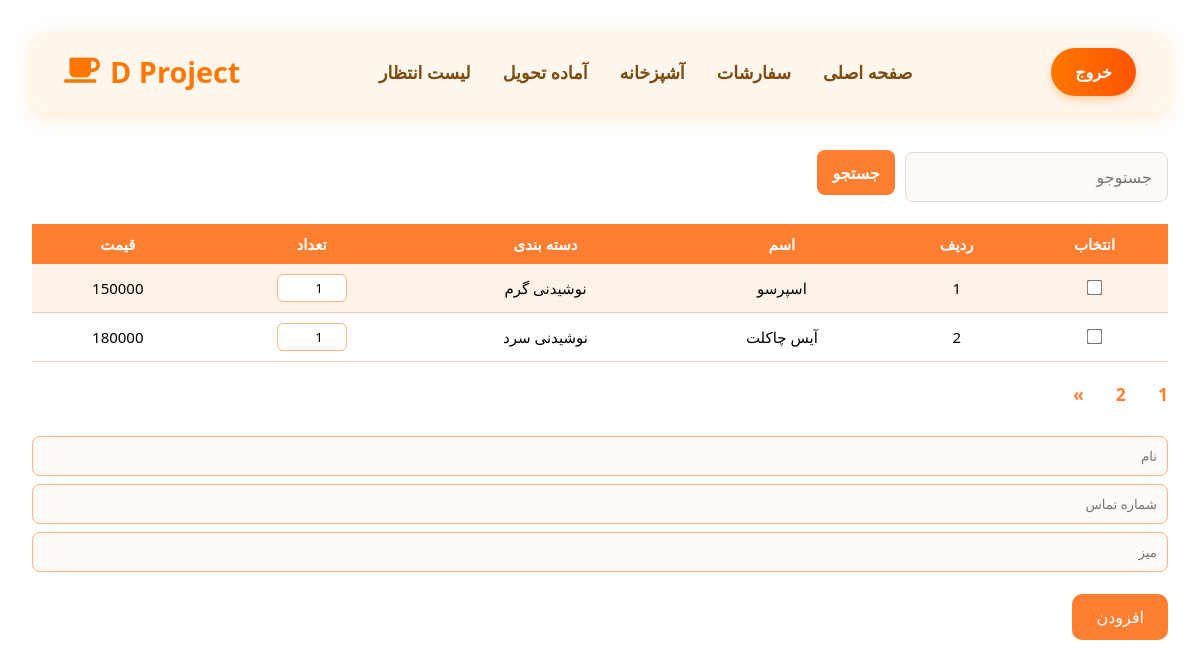
The page /orders/add/ (signed in) on the database its author committed.
### main/models.py (models this page shows, shortened)
class Menu(models.Model):
    name = models.CharField(max_length=100)
    category = models.ForeignKey('Category', on_delete=models.CASCADE)
    price = models.PositiveIntegerField()
    image = models.ImageField(upload_to='menu/images/')

class Category(models.Model):
    name = models.CharField(max_length=100)
    def __str__(self):
        return self.name

### orders/views.py (the view)
# urls.py: path('add/' , views.add_order , name='add_order'),
@login_required(login_url='accounts:login')
def add_order(request):
    menu_order = Menu.objects.all()
    search_form = SearchForm()
    search = request.GET.get('search')
    if search:
        menu_order = menu_order.filter(name__icontains=search)
    paginator = Paginator(menu_order, 2)
    page_num = request.GET.get('page')
    page_obj = paginator.get_page(page_num)
    if request.method == 'POST':
        add_order_form = AddOrderForm(request.POST)
        if add_order_form.is_valid():
            data_order = add_order_form.cleaned_data
            order = Order.objects.create(
                user_id=request.user.id,
                name=data_order['name'],
                phone_number=data_order['phone_number'],
                table=data_order['table'],
                status=Order.ORDER_STATUS[1][0]
            )
            selected_items = request.POST.getlist('selected_items')
            for menu_id in selected_items:
                count_str = request.POST.get(f'count_{menu_id}', '1')
                try:
                    count = int(count_str)
                except ValueError:
                    count = 1
                OrderItem.objects.create(
                    order=order,
                    menu_id=menu_id,  # use menu_id here
                    count=count
                )
            messages.success(request, 'سفارش با موفقیت ثبت شد', 'success')
            return redirect('orders:list_orders')
    else:
        add_order_form = AddOrderForm()
    return render(request, 'orders/add.html', {
        'add_order_form': add_order_form,
        'menu_order': menu_order,
        'search_form': search_form,
        'page_num': page_num,
        'page_obj': page_obj,
    })

### orders/forms.py
class AddOrderForm(BaseModelForm):
    class Meta:
        model = Order
        fields = ['name', 'phone_number', 'table']
        widgets = {
            'name': forms.TextInput(attrs={'class': 'form-control', 'placeholder': 'نام'}),
            'phone_number': forms.TextInput(attrs={'class': 'form-control', 'placeholder': 'شماره تماس'}),
            'table': forms.TextInput(attrs={'class': 'form-control', 'placeholder': 'میز'})
        }

class SearchForm(forms.Form):
    search = forms.CharField(required=False  ,widget=forms.TextInput(attrs={'class': 'form-control', 'placeholder': 'جستوجو'}))

### orders/templates/orders/add.html (shortened to what this page needs)
{% extends 'base.html' %}
{% load static %}
{% block css %}
    <link rel="stylesheet" href="{% static 'orders/add.css' %}">
{% endblock %}
{% block body %}
    <div class="container" dir="rtl">
        <form class="search_form">
            {{ search_form }}
            <button type="submit">جستجو</button>
        </form>
        <br>
        <form method="POST" action="{% url 'orders:add_order' %}" novalidate>
            <table class="table" dir="rtl">
                <tr>
                    <th>انتخاب</th>
                    <th>ردیف</th>
                    <th>اسم</th>
                    <th>دسته بندی</th>
                    <th>تعداد</th>
                    <th>قیمت</th>
                </tr>
                {% for menu in page_obj %}
                    <tr>
                        <td><input type="checkbox" name="selected_items" value="{{ menu.id }}"></td>
                        <td>{{ forloop.counter }}</td>
                        <td>{{ menu.name }}</td>
                        <td>{{ menu.category }}</td>
                        <td><input type="number" name="count_{{ menu.id }}" min="1" value="1"></td>
                        <td>{{ menu.price }}</td>
                    </tr>
                {% endfor %}
            </table>
            <nav aria-label="Page navigation example">
                <ul class="pagination">
                    {% for num in page_obj.paginator.page_range %}
                        <li class="page-item {% if page_obj.number == num %}active{% endif %}">
                            <a class="page-link"
                               href="?page={{ num }}&search={{ request.GET.search }}"
                               style="color: #ff7f32; border-color: #ff7f32;
                                       {% if page_obj.number == num %}; border-color: #ff7f32;{% endif %}">
                                {{ num }}
                            </a>
                        </li>
                    {% endfor %}
                    {% if page_obj.has_next %}
                        <li class="page-item">
                            <a class="page-link"
                               href="?page={{ page_obj.next_page_number }}&search={{ request.GET.search }}"
                               aria-label="Next"
                               style="color: #ff7f32; border-color: #ff7f32;">
                                <span aria-hidden="true">&raquo;</span>
                            </a>
                        </li>
                    {% endif %}
                </ul>
            </nav>
            <br>
            <div class="form-group">
                {{ add_order_form.name }}
            </div>
            <div class="form-group">
                {{ add_order_form.phone_number }}
            </div>
            <div class="form-group">
                {{ add_order_form.table }}
            </div>
            <br>
            <button type="submit">افزودن</button>
        </form>
    </div>
{% endblock %}

### static/base.css (style rules this page uses)
* { margin: 0; padding: 0; box-sizing: border-box; font-family: 'Segoe UI', Tahoma, Geneva, Verdana, sans-serif; }
body { min-height: 100vh; display: flex; flex-direction: column; align-items: center; padding: 2rem; }
.container { width: 100%; max-width: 1200px; }
nav ul { display: flex; list-style: none; gap: 2rem; }
nav ul li a { text-decoration: none; color: #7e4a0e; font-weight: 600; font-size: 1.1rem; padding: 0.5rem 0; position: relative; transition: color 0.3s; }
nav ul li a::after { content: ''; position: absolute; width: 0; height: 3px; bottom: 0; left: 0; background-color: #ff7700; transition: width 0.3s; }
a { text-decoration: none; }

### orders/static/orders/add.css (style rules this page uses)
.table { width: 100%; border-collapse: collapse; margin-bottom: 20px; font-size: 15px; text-align: center; }
.table th { background: #ff7f32; color: white; padding: 10px; border: none; }
.table td { padding: 10px; border-bottom: 1px solid #f1cbb7; }
.table tr:nth-child(even) { background: #fff2e8; }
input[type="number"] { width: 70px; padding: 4px; border: 1px solid #ffb380; border-radius: 6px; text-align: center; }
input[type="checkbox"] { transform: scale(1.2); accent-color: #ff7f32; }
input[type="text"], input[type="tel"], select { width: 100%; padding: 10px; margin-top: 8px; border: 1px solid #ffb380; border-radius: 8px; background: #fffaf5; transition: border 0.3s; }
button { background: #ff7f32; color: white; padding: 12px 24px; border: none; border-radius: 10px; font-size: 16px; cursor: pointer; transition: background 0.3s, transform 0.2s; }
.search_form { display: flex; align-items: center; gap: 10px; width: 100%; }
.search_form input { flex: 1; height: 50px; padding: 0 15px; border: 1px solid #ddd; border-radius: 8px; font-size: 16px; box-sizing: border-box; }
.search_form button { height: 45px; padding: 0 15px; background: #ff7f32; color: white; border: none; border-radius: 8px; font-size: 16px; font-weight: 600; cursor: pointer; box-sizing: border-box; transition: all 0.3s ease; white-space: nowrap; }

### rows shown on the page
Menu: name "اسپرسو", category "نوشیدنی گرم", id "1", price "150000"
Menu: name "آیس چاکلت", category "نوشیدنی سرد", price "180000"

### other values the page prints
{{ num }} "1" "2"
